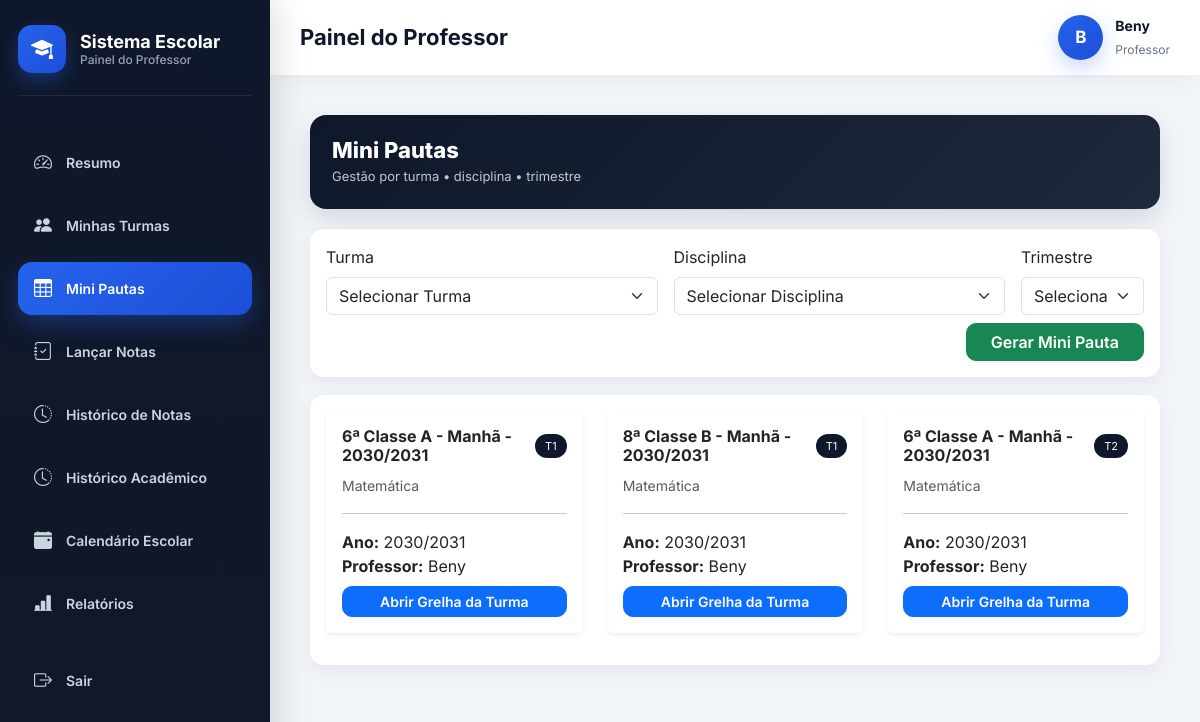
/professor/mini-pautas/ (signed in), run on an earlier commit of the app's database.
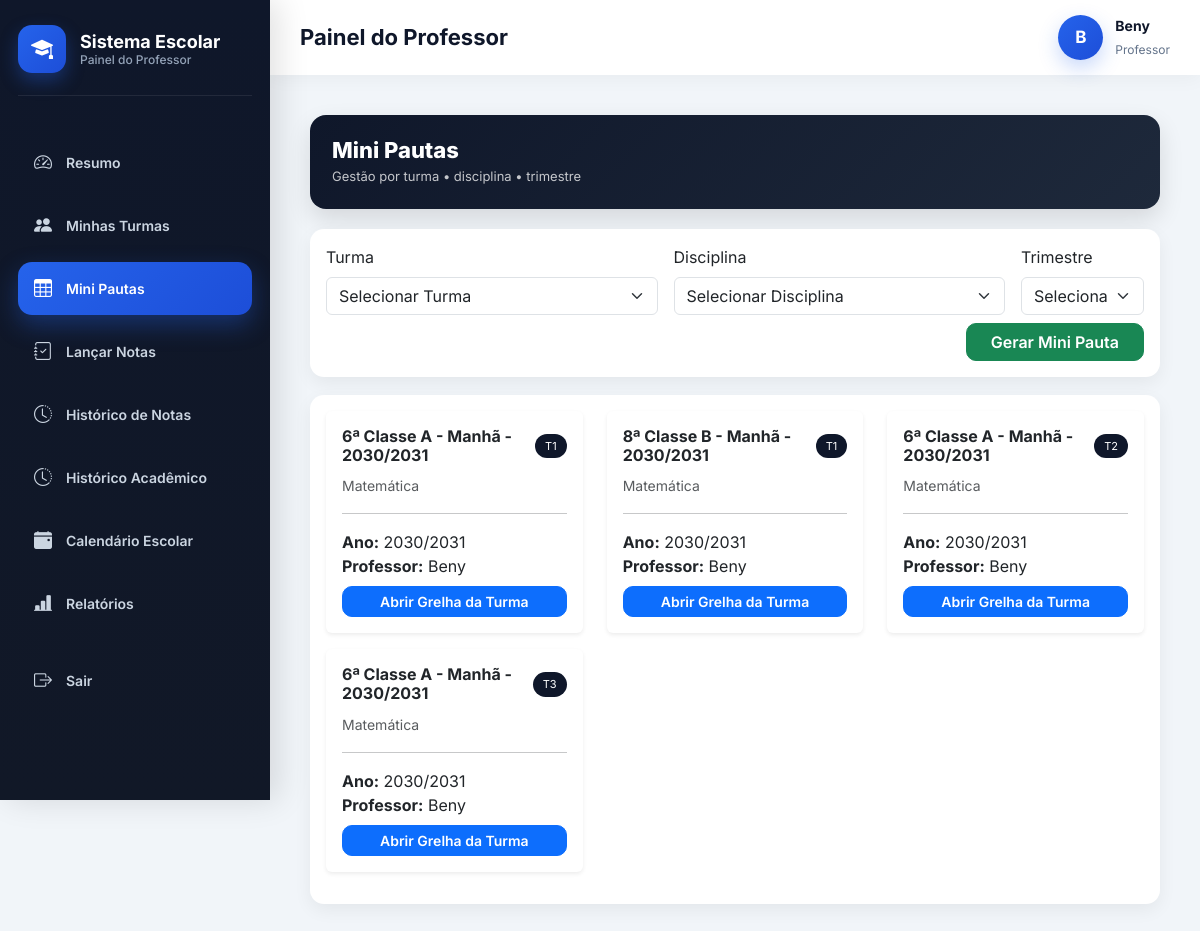
And on a later commit of the database.
### academic/models.py (models this page shows, shortened)
class MiniPauta(models.Model):
    TRIMESTRES = [
        ("1", "1º Trimestre"),
        ("2", "2º Trimestre"),
        ("3", "3º Trimestre"),
    ]
    professor = models.ForeignKey(settings.AUTH_USER_MODEL, on_delete=models.CASCADE)
    escola = models.ForeignKey(Escola, on_delete=models.CASCADE)
    aluno = models.ForeignKey(Aluno, on_delete=models.CASCADE)
    turma = models.ForeignKey(Turma, on_delete=models.CASCADE)
    disciplina = models.ForeignKey(Disciplina, on_delete=models.CASCADE)
    ano_letivo = models.ForeignKey(AnoLetivo, on_delete=models.CASCADE)
    trimestre = models.CharField(max_length=1, choices=TRIMESTRES)
    av1 = models.DecimalField(max_digits=4, decimal_places=1, null=True, blank=True)
    av2 = models.DecimalField(max_digits=4, decimal_places=1, null=True, blank=True)
    av3 = models.DecimalField(max_digits=4, decimal_places=1, null=True, blank=True)
    p1 = models.DecimalField(max_digits=4, decimal_places=1, null=True, blank=True)
    av4 = models.DecimalField(max_digits=4, decimal_places=1, null=True, blank=True)
    av5 = models.DecimalField(max_digits=4, decimal_places=1, null=True, blank=True)
    av6 = models.DecimalField(max_digits=4, decimal_places=1, null=True, blank=True)
    p2 = models.DecimalField(max_digits=4, decimal_places=1, null=True, blank=True)
    exame = models.DecimalField(max_digits=4, decimal_places=1, null=True, blank=True)
    recurso = models.DecimalField(max_digits=4, decimal_places=1, null=True, blank=True)
    observacao = models.TextField(blank=True, null=True)
    criado_em = models.DateTimeField(auto_now_add=True)
    atualizado_em = models.DateTimeField(auto_now=True)
    class Meta:
        unique_together = (
            "aluno",
            "turma",
            "disciplina",
            "ano_letivo",
            "trimestre",
        )
        ordering = ["aluno__numero_na_turma"]

class Turma(models.Model):
    CLASSE_CHOICES = [
        ('4', '4ª Classe'),
        ('5', '5ª Classe'),
        ('6', '6ª Classe'),
        ('7', '7ª Classe'),
        ('8', '8ª Classe'),
        ('9', '9ª Classe'),
        ('10', '10ª Classe'),
        ('11', '11ª Classe'),
        ('12', '12ª Classe'),
        ('13', '13ª Classe'),
    ]
    TURNOS = [
        ('MANHA', 'Manhã'),
        ('TARDE', 'Tarde'),
        ('NOITE', 'Noite'),
    ]
    classe = models.CharField(
        max_length=10,
        choices=CLASSE_CHOICES,
        verbose_name="Classe"
    )
    curso = models.ForeignKey(
        'Curso',
        on_delete=models.SET_NULL,
        null=True,
        blank=True,
        related_name="turmas",
        verbose_name="Curso"
    )
    identificador = models.CharField(
        max_length=5,
        verbose_name="Identificador"
    )
    turno = models.CharField(
        max_length=10,
        choices=TURNOS,
        default='MANHA',
        verbose_name='Turno'
    )
    ano_letivo = models.ForeignKey(
        'AnoLetivo',
        on_delete=models.CASCADE,
        related_name="turmas",
        verbose_name="Ano Letivo"
    )
    escola = models.ForeignKey(
        'Escola',
        on_delete=models.CASCADE,
        related_name="turmas",
        verbose_name="Escola"
    )
    professor = models.ForeignKey(
        settings.AUTH_USER_MODEL,
        on_delete=models.SET_NULL,
        related_name="turmas",
        limit_choices_to={"role": "PROFESSOR"},
        null=True,
        blank=True,
        verbose_name="Professor"
    )
    criada_em = models.DateTimeField(
        auto_now_add=True,
        verbose_name="Data de Criação"
    )
    class Meta:
        constraints = [
            models.UniqueConstraint(
                fields=['classe', 'identificador', 'turno', 'ano_letivo', 'escola', 'curso'],
                name='unique_turma_por_curso'
            )
        ]
        verbose_name = "Turma"
        verbose_name_plural = "Turmas"
    def nome_completo(self):
        return f"{self.get_classe_display()} {self.identificador} - {self.get_turno_display()} - {self.ano_letivo}"
    def __str__(self):
        return self.nome_completo()

class AnoLetivo(models.Model):
    nome = models.CharField(max_length=20)  # Ex: 2025/2026
    ativo = models.BooleanField(default=True)
    escola = models.ForeignKey(
        "Escola",
        on_delete=models.CASCADE,
        related_name="anos_letivos"
    )
    def __str__(self):
        return self.nome

class Disciplina(models.Model):
    nome = models.CharField(max_length=90)
    turma = models.ForeignKey(
        Turma,
        on_delete=models.CASCADE,
        related_name="disciplinas"
    )
    professor = models.ForeignKey(
        settings.AUTH_USER_MODEL,
        on_delete=models.CASCADE,
        limit_choices_to={'role': 'PROFESSOR'},
        related_name="disciplinas",
        null=True,
        blank=True
    )
    escola = models.ForeignKey(
        Escola,
        on_delete=models.CASCADE,
        related_name="disciplinas"
    )
    criada_em = models.DateTimeField(auto_now_add=True)
    class Meta:
        unique_together = ('nome', 'turma', 'escola')
        ordering = ["nome"]

### users/models.py (models this page shows, shortened)
class User(AbstractUser):
    ROLE_CHOICES = (
        ('SUPERADMIN', 'Super Admin'),
        ('DIRETOR', 'Diretor'),
        ('PROFESSOR', 'Professor'),
        ('ALUNO', 'Aluno'),
        ('FINANCEIRO', 'Financeiro'),
        ('SECRETARIA', 'Secretaria'),
    )
    role = models.CharField(
        max_length=20,
        choices=ROLE_CHOICES,
        default='ALUNO'
    )
    ativo = models.BooleanField(default=True)
    escola = models.ForeignKey(
        'academic.Escola',
        on_delete=models.CASCADE,
        null=True,
        blank=True,
        related_name="usuarios"
    )
    criado_em = models.DateTimeField(auto_now_add=True)
    tentativas_login = models.PositiveIntegerField(
        default=0
    )
    bloqueado_ate = models.DateTimeField(
        null=True,
        blank=True
    )
    objects = UserManager()

### core/views.py (the view)
# urls.py: path("professor/mini-pautas/", views.mini_pautas_lista, name="mini_pautas"),
@login_required
def mini_pautas_lista(request):
    if request.user.role != "PROFESSOR":
        return redirect("dashboard")
    professor = request.user
    escola = professor.escola
    ano_letivo = AnoLetivo.objects.filter(
        escola=escola,
        ativo=True
    ).first()
    if not ano_letivo:
        return redirect("dashboard")
    turma_id = request.GET.get("turma")
    disciplina_id = request.GET.get("disciplina")
    trimestre = request.GET.get("trimestre")
    turmas = Turma.objects.filter(
        escola=escola,
        ano_letivo=ano_letivo,
        disciplinas__professor=professor
    ).distinct()
    disciplinas = Disciplina.objects.filter(
        professor=professor,
        escola=escola,
        turma__ano_letivo=ano_letivo
    ).select_related("turma").distinct()
    mini_pautas = MiniPauta.objects.filter(
        professor=professor,
        escola=escola,
        ano_letivo=ano_letivo
    ).select_related("turma", "disciplina", "aluno")
    if turma_id:
        mini_pautas = mini_pautas.filter(turma_id=turma_id)
    if disciplina_id:
        mini_pautas = mini_pautas.filter(disciplina_id=disciplina_id)
    if trimestre:
        mini_pautas = mini_pautas.filter(trimestre=int(trimestre))
    context = {
        "mini_pautas": mini_pautas,
        "turmas": turmas,
        "disciplinas": disciplinas,
        "turma_id": turma_id,
        "disciplina_id": disciplina_id,
        "trimestre": trimestre,
        "ano_letivo": ano_letivo
    }
    return render(request, "mini_pautas_lista.html", context)

### core/templates/mini_pautas_lista.html (shortened to what this page needs)
{% extends "base_professor.html" %}
{% block content %}
<div class="container-fluid page-wrapper">
<div class="page-header d-flex justify-content-between align-items-center flex-wrap">
    <div>
        <h3 class="page-title">Mini Pautas</h3>
        <div class="page-subtitle">
            Gestão por turma • disciplina • trimestre
        </div>
    </div>
</div>
<div class="card card-custom p-3">
<form method="GET" action="{% url 'gerar_mini_pautas' %}" class="row g-3">
    <div class="col-md-5">
        <label class="form-label">Turma</label>
        <select name="turma" class="form-select" required>
            <option value="">Selecionar Turma</option>
        </select>
    </div>
    <div class="col-md-5">
        <label class="form-label">Disciplina</label>
        <select name="disciplina" class="form-select" required>
            <option value="">Selecionar Disciplina</option>
        </select>
    </div>
    <div class="col-md-2">
        <label class="form-label">Trimestre</label>
        <select name="trimestre" class="form-select" required>
            <option value="">Selecionar</option>
        </select>
    </div>
    <div class="col-12 d-flex justify-content-end mt-2">
        <button class="btn btn-success btn-clean px-4">
            Gerar Mini Pauta
        </button>
    </div>
</form>
</div>
<div class="card card-custom p-3">
{% if mini_pautas %}
<div class="row">
    {% for mp in mini_pautas %}
    <div class="col-md-4">
        <div class="card border-0 shadow-sm mb-3">
            <div class="card-body">
                <div class="d-flex justify-content-between align-items-center mb-2">
                    <h6 class="fw-bold mb-0">
                        {{ mp.turma }}
                    </h6>
                    <span class="badge-mini">
                        T{{ mp.trimestre }}
                    </span>
                </div>
                <small class="text-muted">
                    {{ mp.disciplina.nome }}
                </small>
                <hr>
                <p class="mb-2">
                    <strong>Ano:</strong> {{ mp.ano_letivo }}<br>
                    <strong>Professor:</strong> {{ mp.professor.username }}
                </p>
                <a href="{% url 'mini_pauta_detalhe' mp.id %}"
                   class="btn btn-primary btn-sm w-100 btn-clean">
                    Abrir Grelha da Turma
                </a>
            </div>
        </div>
    </div>
    {% endfor %}
</div>
{% endif %}
</div>
</div>
{% endblock %}

What changed in the data, as far as the page shows it:
added MiniPauta: turma "6ª Classe A - Manhã - 2030/2031", trimestre "3", disciplina.nome "Matemática", ano_letivo "2030/2031", professor.username "Beny"
